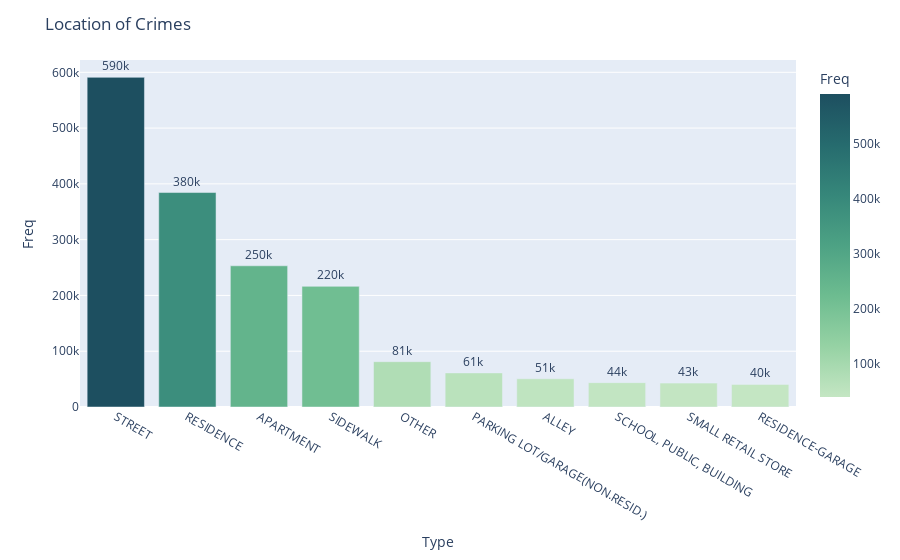

Notebook cell for this chart:
### Markdown cell above
8. __Where does crimes happens the most?__

### Code cell
plot_counts(c_crime_df["Location Description"], "Location of Crimes")

### Figure 1 — Plotly figure (JSON) as saved in the notebook; plotly's stock layout.template omitted (floating-point values rounded to 4 significant figures)
{"data": [{"alignmentgroup": "True", "hovertemplate": "Type=%{x}<br>Freq=%{marker.color}<extra></extra>", "legendgroup": "", "marker": {"color": [590954, 384471, 253114, 216275, 81243, 61109, 50652, 43678, 42803, 40478], "coloraxis": "coloraxis", "pattern": {"shape": ""}}, "name": "", "offsetgroup": "", "orientation": "v", "showlegend": false, "text": [590954, 384471, 253114, 216275, 81243, 61109, 50652, 43678, 42803, 40478], "textposition": "outside", "texttemplate": "%{text:.2s}", "type": "bar", "x": ["STREET", "RESIDENCE", "APARTMENT", "SIDEWALK", "OTHER", "PARKING LOT/GARAGE(NON.RESID.)", "ALLEY", "SCHOOL, PUBLIC, BUILDING", "SMALL RETAIL STORE", "RESIDENCE-GARAGE"], "xaxis": "x", "y": [590954, 384471, 253114, 216275, 81243, 61109, 50652, 43678, 42803, 40478], "yaxis": "y"}], "layout": {"barmode": "relative", "coloraxis": {"colorbar": {"title": {"text": "Freq"}}, "colorscale": [[0, "rgb(196, 230, 195)"], [0.1667, "rgb(150, 210, 164)"], [0.3333, "rgb(109, 188, 144)"], [0.5, "rgb(77, 162, 132)"], [0.6667, "rgb(54, 135, 122)"], [0.8333, "rgb(38, 107, 110)"], [1, "rgb(29, 79, 96)"]]}, "legend": {"tracegroupgap": 0}, "margin": {"t": 60}, "title": {"text": "Location of Crimes"}, "uniformtext": {"minsize": 8, "mode": "hide"}, "xaxis": {"anchor": "y", "domain": [0, 1], "title": {"text": "Type"}}, "yaxis": {"anchor": "x", "domain": [0, 1], "title": {"text": "Freq"}}}}
